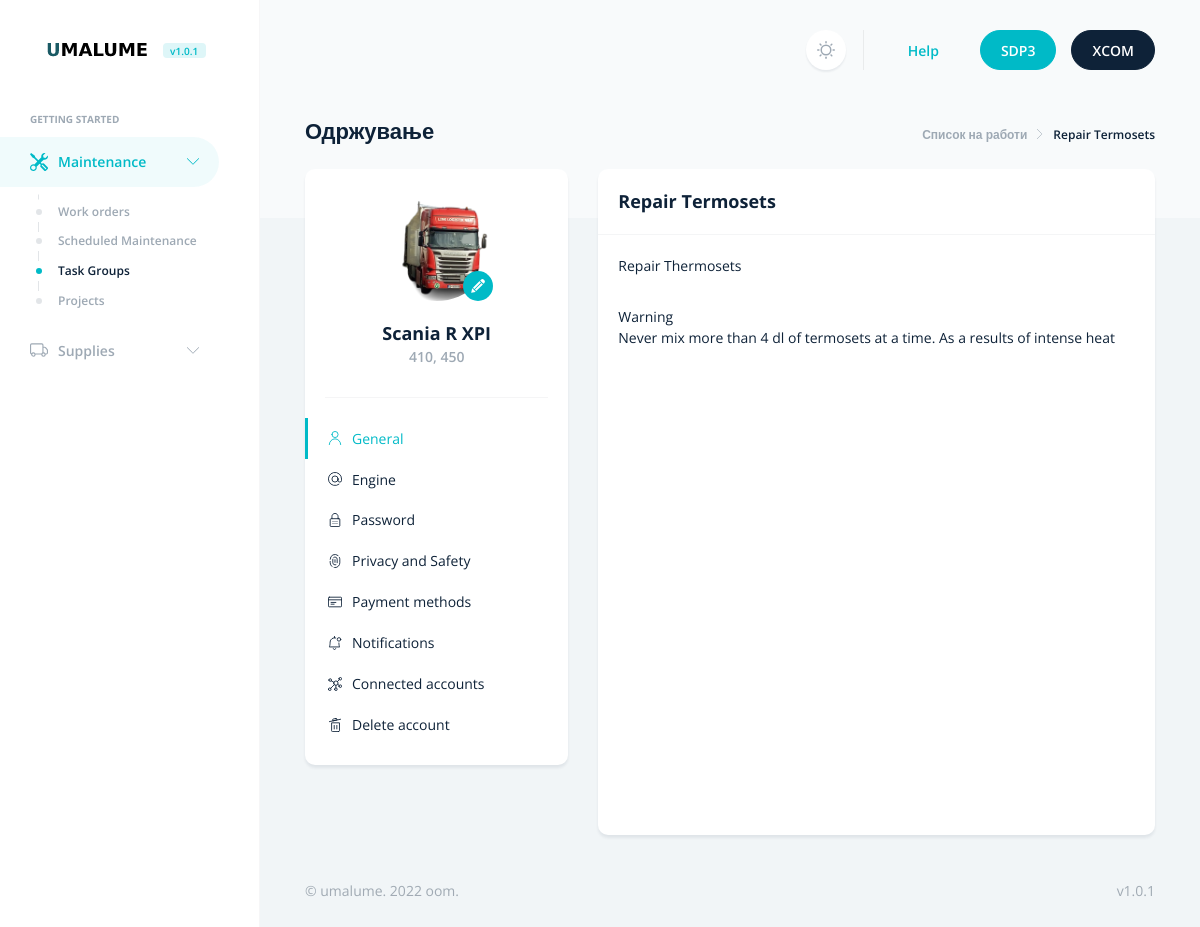
Screenshot of /maint/work/repair-termosets/ with the database file from the repository.
### maint/models.py (models this page shows, shortened)
class Work(models.Model):
    class Status(models.TextChoices):
        DRAFT = 'DF', _('Draft')
        PUBLISHED = 'PB', _('Published')
    title = models.CharField(max_length=256)
    slug = models.SlugField(max_length=256, unique=True)
    author = models.ForeignKey(User, on_delete=models.CASCADE, related_name='maint_work') #  specify the name of the reverse relationship, from User to Work.
    code = models.CharField(max_length=101, default='XX-XX:XXXX', unique=True)
    content = models.TextField()
    publish = models.DateTimeField(default=timezone.now) # returns the current datetime in a timezone-aware format
    created = models.DateTimeField(auto_now_add=True) #  the date will be saved automatically when creating an object
    updated = models.DateTimeField(auto_now=True) # the date will be updated automatically when saving an object.
    status = models.CharField(max_length=2, choices=Status.choices, default=Status.DRAFT)
    objects = models.Manager() # The default manager.
    published = PublishedManager() # Our custom manager.
    class Meta:
        ordering = ['code']
        indexes = [
            models.Index(fields=['code']), # Creates an index (B-Tree) in the database. This will improve performance for queries filtering or ordering results by this field.
        ]

### maint/views.py (the view)
# urls.py: path('work/<slug:work>/', views.work_detail, name='work-detail'),
def work_detail(request, work):
    work = get_object_or_404(Work, slug=work, status=Work.Status.PUBLISHED)
    contex = {
        'work': work
    }
    return render(request, 'maint/work-detail.html', contex)

### templates/maint/work-detail.html (shortened to what this page needs)
{% extends 'base.html' %}
{% load static %}
{% block navigation %}
{% block menu_maintenance %} active {% endblock %}
{% block menu_maintenance_collapse %} show {% endblock %}
{% block menu_item_task_group %} active {% endblock %}
{% endblock %}
{% block header %}
<a href="mailto:support@dashly-theme.com" class="btn btn-link mx-1 mx-lg-2 fw-semibold d-none d-md-block">
    Help
</a>
<a href="https://themes.getbootstrap.com/product/dashly-admin-dashboard-template/" target="_blank"
    class="btn btn-primary mx-1 mx-lg-2 px-4 px-lg-5">
    SDP3
</a>
<a href="../index.html" class="btn btn-dark mx-1 mx-lg-2 px-4 px-lg-5">
    XCOM
</a>
{% endblock %}
{% block body %}
<div class="d-flex align-items-baseline justify-content-between">
    <h1 class="h2">
        Одржување
    </h1>
    <nav aria-label="breadcrumb">
        <ol class="breadcrumb">
            <li class="breadcrumb-item"><a href="{% url 'maint:work-list' %}">Список на работи</a></li>
            <li class="breadcrumb-item active" aria-current="page">{{ work.title }}</li>
        </ol>
    </nav>
</div>
<div class="row">
    <div class="col-md-4 col-xxl-3">
        <div class="card border-0 sticky-md-top top-10px">
            <div class="card-body">
                <div class="text-center mb-5">
                    <div class="avatar avatar-xxl avatar-circle mb-5">
                        <label class="d-block cursor-pointer">
                            <span
                                class="position-absolute bottom-0 end-0 m-0 bg-primary text-white w-30px h-30px rounded-circle d-flex align-items-center justify-content-center">
                            </span>
                        </label>
                        <img src="{% static 'images/SK9658BB.png' %}" alt="Scania R 450 SK9658BB" class="avatar-img"
                            width="112" height="112">
                    </div>
                    <h3 class="mb-0">Scania R XPI</h3>
                    <span class="small text-secondary fw-semibold">410, 450</span>
                </div>
                <hr class="mb-0">
            </div>
            <ul class="scrollspy mb-5" id="account" data-scrollspy='{"offset": "30"}'>
                <li class="active">
                    <a href="#general" class="d-flex align-items-center py-3">
                        General
                    </a>
                </li>
                <li>
                    <a href="#usernameSection" class="d-flex align-items-center py-3">
                        Engine
                    </a>
                </li>
                <li>
                    <a href="#passwordSection" class="d-flex align-items-center py-3">
                        Password
                    </a>
                </li>
                <li>
                    <a href="#privacyAndSafetySection" class="d-flex align-items-center py-3">
                        Privacy and Safety
                    </a>
                </li>
                <li>
                    <a href="#paymentMethodsSection" class="d-flex align-items-center py-3">
                        Payment methods
                    </a>
                </li>
                <li>
                    <a href="#notificationsSection" class="d-flex align-items-center py-3">
                        Notifications
                    </a>
                </li>
                <li>
                    <a href="#connectedAccountsSection" class="d-flex align-items-center py-3">
                        Connected accounts
                    </a>
                </li>
                <li>
                    <a href="#deleteAccountSection" class="d-flex align-items-center py-3">
                        Delete account
                    </a>
                </li>
            </ul>
        </div>
    </div>
    <div class="col">
            <div class="card border-0 scroll-mt-3" id="general">
                <div class="card-header">
                    <h2 class="h3 mb-0">{{ work.title }}</h2>
                </div>
                <div class="card-body"  style="height: 600px; overflow-y: auto">
                    {{ work.content | safe | linebreaks }}
                </div>
            </div>
    </div>
</div>
{% endblock %}

### rows the page displays
Work: title "Repair Termosets", content "Repair Thermosets Warning Never mix more than 4 dl of termosets at a time. As a results of intense heat"
